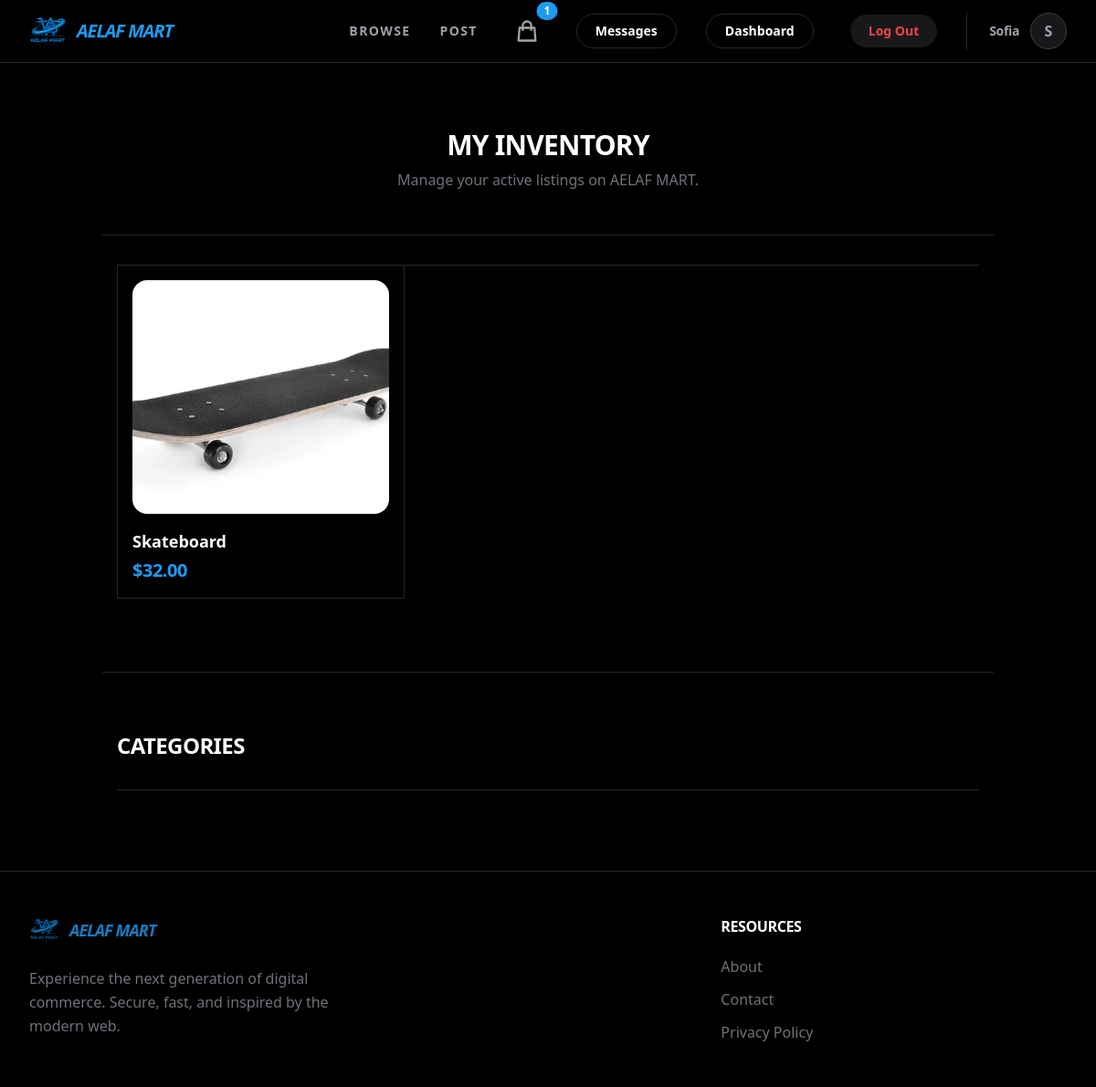
/dashboard/ (signed in), run on the app's committed database.
### item/models.py (models this page shows, shortened)
class Item(models.Model):
    name = models.CharField(max_length=255)
    description = models.TextField(blank=True, null=True)
    price = models.DecimalField(max_digits=10, decimal_places=2)
    is_sold = models.BooleanField(default=False)
    created_at = models.DateTimeField(auto_now_add=True)
    created_by = models.ForeignKey('auth.User', related_name='items', on_delete=models.CASCADE)
    category = models.ForeignKey(Category, on_delete=models.CASCADE)
    image = models.ImageField(upload_to='item_images/', blank=True, null=True)

### dashboard/views.py (the view)
# urls.py: path('', views.index, name='index'),
@login_required
def index(request):
    items = Item.objects.filter(created_by=request.user)
    return render(request, 'dashboard/index.html', {'items': items})

### cart/context_processors.py (called while the page is built)
def cart_item_count(request):
    if request.user.is_authenticated:
        cart, created = Cart.objects.get_or_create(user=request.user)
        return {'cart_item_count': cart.items.count()}
    return {'cart_item_count': 0}

### dashboard/templates/dashboard/index.html (shortened to what this page needs)
{% extends 'core/base.html' %}
{% block content %}
<div class="mt-8 border-b border-zinc-800 pb-12 px-4 text-center">
  <h2 class="text-3xl font-black text-white mb-2 tracking-tight uppercase">My Inventory</h2>
  <p class="text-zinc-500 font-medium">Manage your active listings on AELAF MART.</p>
</div>
<div class="mt-8">
  <div class="grid grid-cols-1 md:grid-cols-2 lg:grid-cols-3 gap-0 border-l border-t border-zinc-800 mx-4 shadow-2xl">
    {% for item in items %}
    <div class="group relative bg-black border-r border-b border-zinc-800 hover:bg-zinc-950/50 transition-colors duration-200 flex flex-col">
      <a href="{% url 'item:detail' item.pk %}" class="flex-grow flex flex-col p-4">
        <div class="relative rounded-2xl overflow-hidden mb-4">
          {% if item.image %}
          <img
            src="{{ item.image.url }}"
            alt="{{ item.name }}"
            class="w-full h-64 object-cover scale-100 group-hover:scale-105 transition-transform duration-500 {% if item.is_sold %}grayscale opacity-50{% endif %}"
          />
          {% else %}
          <div class="w-full h-64 bg-zinc-900 flex items-center justify-center">
            <span class="text-zinc-600 font-medium uppercase tracking-tighter">No Image</span>
          </div>
          {% endif %}
        </div>
        <div class="flex-grow flex flex-col">
          <h3 class="text-lg font-bold text-white group-hover:text-[#1D9BF0] transition-colors line-clamp-1">{{ item.name }}</h3>
          <p class="text-[#1D9BF0] font-black mt-1 text-xl tracking-tight">${{ item.price }}</p>
        </div>
      </a>
    </div>
    {% endfor %}
  </div>
</div>
<div class="mt-20 border-t border-zinc-800 pt-16 pb-12 px-4 shadow-2xl">
  <h2 class="text-2xl font-black text-white mb-8 tracking-tight uppercase">Categories</h2>
  <div class="grid grid-cols-2 md:grid-cols-4 gap-0 border-l border-t border-zinc-800">
  </div>
</div>
{% endblock %}

### core/templates/core/base.html (shortened to what this page needs)
<!DOCTYPE html>
<html>
    <head>
        <script src="https://cdn.tailwindcss.com"></script>
        {% load static %}
    </head>
    <body class="bg-black text-white font-sans antialiased selection:bg-[#1D9BF0] selection:text-white flex flex-col min-h-screen">
        <nav class="py-3 px-8 flex justify-between items-center border-b border-zinc-800 bg-black/80 backdrop-blur-xl sticky top-0 z-50">
            <a href="/" class="flex items-center space-x-3 hover:opacity-80 transition-opacity duration-300 group">
                <img src="{% static 'images/logo.png' %}" alt="AELAF MART Logo" class="h-10 w-auto">
                <span class="text-xl font-black text-[#1D9BF0] tracking-tighter uppercase italic">AELAF MART</span>
            </a>
            <div class="space-x-8 flex items-center">
                <a href="{% url 'item:items' %}" class="text-sm font-black text-zinc-400 hover:text-white uppercase tracking-widest transition-colors duration-200">Browse</a>
                {% if request.user.is_authenticated %}
                    <a href="{% url 'item:new' %}" class="text-sm font-black text-zinc-400 hover:text-white uppercase tracking-widest transition-colors duration-200">Post</a>
                    <a href="{% url 'cart:view_cart' %}" class="relative p-2 text-zinc-400 hover:text-[#1D9BF0] transition-colors group">
                        <svg class="w-7 h-7" fill="none" stroke="currentColor" viewBox="0 0 24 24">
                            <path stroke-linecap="round" stroke-linejoin="round" stroke-width="2" d="M16 11V7a4 4 0 00-8 0v4M5 9h14l1 12H4L5 9z"></path>
                        </svg>
                        {% if cart_item_count > 0 %}
                            <span class="absolute top-0 right-0 inline-flex items-center justify-center px-2 py-1 text-xs font-black leading-none text-white transform translate-x-1/2 -translate-y-1/2 bg-[#1D9BF0] rounded-full shadow-lg group-hover:scale-110 transition-transform">
                                {{ cart_item_count }}
                            </span>
                        {% endif %}
                    </a>
                    <a href="{% url 'conversation:inbox' %}" class="px-5 py-2 text-sm font-black border border-zinc-800 text-white rounded-full hover:bg-zinc-900 transition-all duration-200">Messages</a>
                    <a href="{% url 'dashboard:index' %}" class="px-5 py-2 text-sm font-black border border-zinc-800 text-white rounded-full hover:bg-zinc-900 transition-all duration-200">Dashboard</a>
                    <form method="post" action="{% url 'core:logout' %}" class="inline m-0 p-0 flex items-center">
                        <button type="submit" class="px-5 py-2 text-sm font-black bg-zinc-900 text-red-500 rounded-full hover:bg-red-500/10 transition-all duration-200 ml-2">Log Out</button>
                    </form>
                    <a href="{% url 'core:settings' %}" class="flex items-center space-x-3 ml-6 pl-6 border-l border-zinc-800 group focus:outline-none">
                        <span class="text-sm font-bold text-zinc-400 tracking-tight group-hover:text-white transition-colors">{{ request.user.username }}</span>
                        {% if request.user.profile.image %}
                            <img src="{{ request.user.profile.image.url }}" alt="Profile" class="w-10 h-10 rounded-full border border-zinc-700 object-cover group-hover:border-[#1D9BF0] transition-colors duration-200">
                        {% else %}
                            <div class="w-10 h-10 rounded-full border border-zinc-700 bg-zinc-900 flex items-center justify-center text-zinc-400 font-bold group-hover:border-[#1D9BF0] group-hover:text-white transition-all duration-200">
                                {{ request.user.username|make_list|first|upper }}
                            </div>
                        {% endif %}
                    </a>
                {% endif %}
            </div>
        </nav>
        <main class="flex-grow container mx-auto px-6 py-10">
            {% block content %}
            {% endblock %}
        </main>
        <footer class="py-12 px-8 flex justify-between bg-black border-t border-zinc-800 relative mt-auto">
            <div class="w-2/3 pr-10">
                <div class="flex items-center space-x-3 mb-6 opacity-80 hover:opacity-100 transition-opacity duration-300">
                    <img src="{% static 'images/logo.png' %}" alt="AELAF MART" class="h-8 w-auto">
                    <span class="text-lg font-black text-[#1D9BF0] tracking-tighter uppercase italic">AELAF MART</span>
                </div>
                <p class="text-zinc-500 leading-relaxed font-medium max-w-sm">Experience the next generation of digital commerce. Secure, fast, and inspired by the modern web.</p>
            </div>
            <div class="w-1/3">
                <h3 class="mb-5 font-bold tracking-tight text-white">RESOURCES</h3>
                <ul class="space-y-3">
                    <li><a href="#" class="text-zinc-500 hover:text-[#1D9BF0] transition-colors duration-200">About</a></li>
                    <li><a href="{% url 'core:contact' %}" class="text-zinc-500 hover:text-[#1D9BF0] transition-colors duration-200">Contact</a></li>
                    <li><a href="#" class="text-zinc-500 hover:text-[#1D9BF0] transition-colors duration-200">Privacy Policy</a></li>
                </ul>
            </div>
        </footer>
    </body>
</html>

### data on the page
Item: image (picture), name "Skateboard", price "32.00"

### other printed values
{{ cart_item_count }} "1"
{{ request.user.username }} "Sofia"
{{ request.user.username|make_list|first|upper }} "S"
